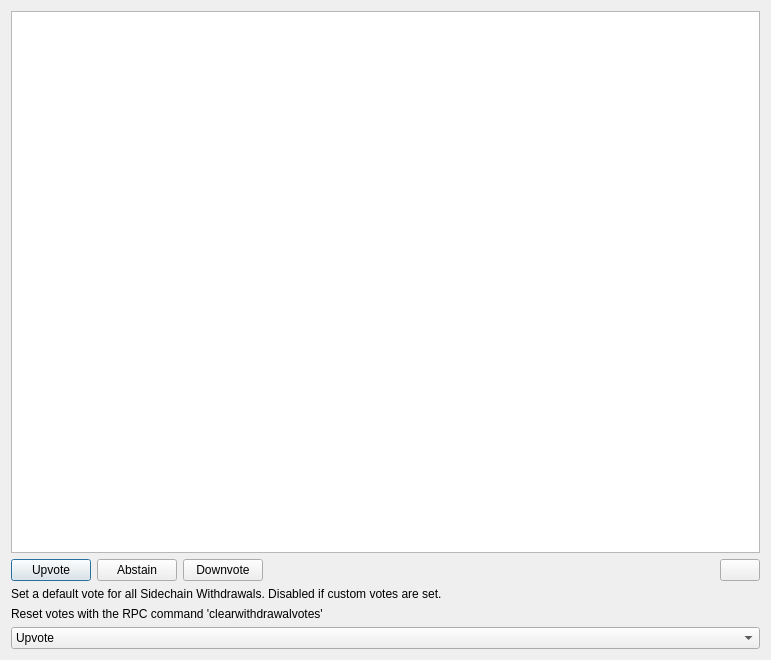
<?xml version="1.0" encoding="UTF-8"?>
<ui version="4.0">
 <class>SidechainWithdrawalDialog</class>
 <widget class="QDialog" name="SidechainWithdrawalDialog">
  <property name="geometry">
   <rect>
    <x>0</x>
    <y>0</y>
    <width>771</width>
    <height>660</height>
   </rect>
  </property>
  <property name="windowTitle">
   <string>Sidechain Withdrawal Management</string>
  </property>
  <layout class="QVBoxLayout" name="verticalLayout">
   <item>
    <widget class="QTableView" name="tableViewWithdrawalVote"/>
   </item>
   <item>
    <layout class="QHBoxLayout" name="horizontalLayout">
     <item>
      <widget class="QPushButton" name="pushButtonUpvote">
       <property name="text">
        <string>Upvote</string>
       </property>
       <property name="iconSize">
        <size>
         <width>24</width>
         <height>24</height>
        </size>
       </property>
      </widget>
     </item>
     <item>
      <widget class="QPushButton" name="pushButtonAbstain">
       <property name="text">
        <string>Abstain</string>
       </property>
       <property name="iconSize">
        <size>
         <width>24</width>
         <height>24</height>
        </size>
       </property>
      </widget>
     </item>
     <item>
      <widget class="QPushButton" name="pushButtonDownvote">
       <property name="text">
        <string>Downvote</string>
       </property>
       <property name="iconSize">
        <size>
         <width>24</width>
         <height>24</height>
        </size>
       </property>
      </widget>
     </item>
     <item>
      <spacer name="horizontalSpacer">
       <property name="orientation">
        <enum>Qt::Horizontal</enum>
       </property>
       <property name="sizeHint" stdset="0">
        <size>
         <width>40</width>
         <height>20</height>
        </size>
       </property>
      </spacer>
     </item>
     <item>
      <widget class="QPushButton" name="pushButtonHelp">
       <property name="sizePolicy">
        <sizepolicy hsizetype="Maximum" vsizetype="Fixed">
         <horstretch>0</horstretch>
         <verstretch>0</verstretch>
        </sizepolicy>
       </property>
       <property name="text">
        <string/>
       </property>
       <property name="iconSize">
        <size>
         <width>24</width>
         <height>24</height>
        </size>
       </property>
      </widget>
     </item>
    </layout>
   </item>
   <item>
    <widget class="QLabel" name="label_2">
     <property name="text">
      <string>Set a default vote for all Sidechain Withdrawals. Disabled if custom votes are set.</string>
     </property>
    </widget>
   </item>
   <item>
    <widget class="QLabel" name="labelClearVotes">
     <property name="text">
      <string>Reset votes with the RPC command 'clearwithdrawalvotes'</string>
     </property>
    </widget>
   </item>
   <item>
    <widget class="QComboBox" name="comboBoxDefaultVote">
     <item>
      <property name="text">
       <string>Upvote</string>
      </property>
     </item>
     <item>
      <property name="text">
       <string>Abstain</string>
      </property>
     </item>
     <item>
      <property name="text">
       <string>Downvote</string>
      </property>
     </item>
    </widget>
   </item>
  </layout>
 </widget>
 <resources/>
 <connections/>
</ui>
